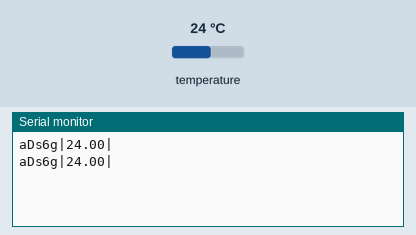
This sketch was run on a simulated Arduino Uno, built with avr-gcc and run on an emulated ATmega328P. On the bench: the last lines printed to the serial monitor. The test bench sets the inputs (shaded band); at power-on: temperature 24 °C. No radio packets arrive unless stated.

Above: at 4.3 s.
4.4 s: temperature set to 12 °C
At 6.7 s:
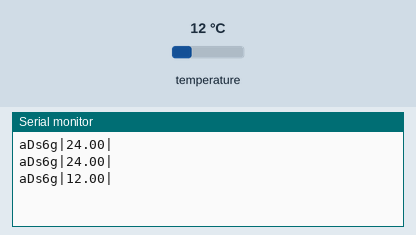
8.1 s: temperature set to 19 °C
At 9.9 s:
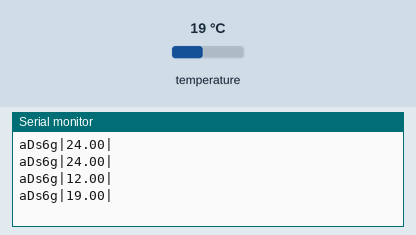
Timing chart, 0 to 11.4 s (numbered marks = the images above; inputs shaded):
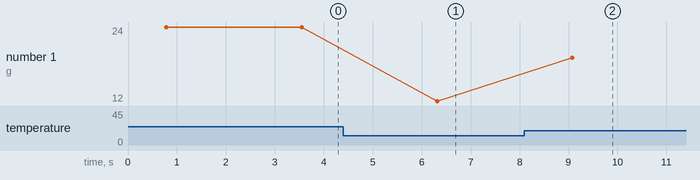

The sketch:

TempCube.ino
```cpp
#include <SPI.h>
#include "RF24.h"
#include <EEPROM.h>
#include <OneWire.h>
#include <DallasTemperature.h>
#include <Sleep_n0m1.h>

Sleep sleep;
unsigned long sleepTime;

int TEMP_DATA_PIN = 6;
String CUBE_ADDRESS = "aDs6g";
byte CUBE_ADDRESS_BYTES[6] = "";
String ENDPOINT_ADDRESS = "00000";
byte ENDPOINT_ADDRESS_BYTES[6] = "";
RF24 radio(9,10);

OneWire oneWire(TEMP_DATA_PIN);

DallasTemperature sensors(&oneWire);

void setup() {
  CUBE_ADDRESS.getBytes(CUBE_ADDRESS_BYTES, 6);
  ENDPOINT_ADDRESS.getBytes(ENDPOINT_ADDRESS_BYTES, 6);

  Serial.begin(115200);
  sleepTime = 1000;
  radio.begin();
  radio.setPALevel(RF24_PA_LOW);
  radio.openWritingPipe(ENDPOINT_ADDRESS_BYTES);

  sensors.begin();
}

void loop() {
    sensors.requestTemperatures();
    //sendViaRF(messageConstructor(String(sensors.getTempCByIndex(0))));
    Serial.println(messageConstructor(String(sensors.getTempCByIndex(0))));
    delay(500);
    radio.powerDown();
    sleep.pwrDownMode(); //set sleep mode
    sleep.sleepDelay(sleepTime); //sleep for: sleepTime
    radio.powerUp();
    delay(500);
}

void sendViaRF(String message){
  char charArray[30];
  message.toCharArray(charArray, 30);
  if (!radio.write( &charArray, 30 )){
    Serial.println("failed send "+ message);
  }
}

String messageConstructor(String content){
  String separator = "|";
  String message = CUBE_ADDRESS + separator + content + separator;

  return message;
}
```

Measured:
- after the input at 4.4 s, the serial monitor: prints a new line after 1.9 s (image 1)
- after the input at 8.1 s, the serial monitor: prints a new line after 0.98 s (image 2)
- plotted number 1: 24 → 12 after the input at 4.4 s, 12 → 19 after the input at 8.1 s
